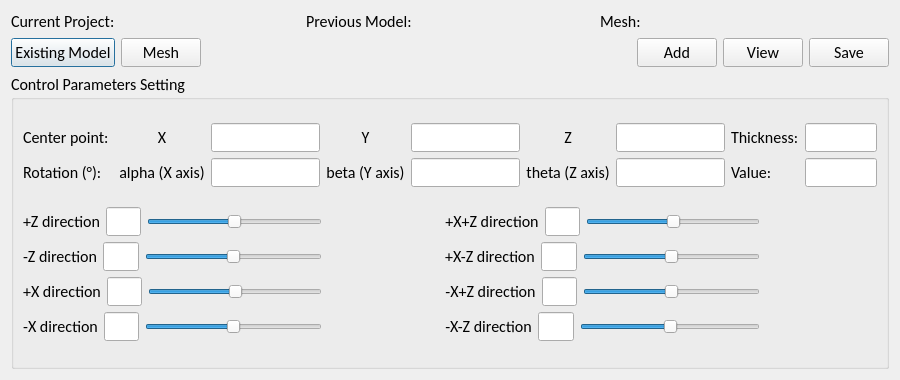
<?xml version="1.0" encoding="UTF-8"?>
<ui version="4.0">
 <class>Dialog</class>
 <widget class="QDialog" name="Dialog">
  <property name="geometry">
   <rect>
    <x>0</x>
    <y>0</y>
    <width>900</width>
    <height>380</height>
   </rect>
  </property>
  <property name="sizePolicy">
   <sizepolicy hsizetype="Preferred" vsizetype="Preferred">
    <horstretch>0</horstretch>
    <verstretch>0</verstretch>
   </sizepolicy>
  </property>
  <property name="font">
   <font>
    <family>Calibri</family>
    <pointsize>12</pointsize>
   </font>
  </property>
  <property name="windowTitle">
   <string>Dialog</string>
  </property>
  <layout class="QVBoxLayout" name="verticalLayout">
   <item>
    <layout class="QHBoxLayout" name="horizontalLayout_header" stretch="1,1,1">
     <item>
      <widget class="QLabel" name="label_project">
       <property name="text">
        <string>Current Project:</string>
       </property>
      </widget>
     </item>
     <item>
      <widget class="QLabel" name="label_model_in">
       <property name="text">
        <string>Previous Model:</string>
       </property>
      </widget>
     </item>
     <item>
      <widget class="QLabel" name="label_mesh">
       <property name="text">
        <string>Mesh:</string>
       </property>
      </widget>
     </item>
    </layout>
   </item>
   <item>
    <layout class="QHBoxLayout" name="horizontalLayout_header2">
     <item>
      <widget class="QPushButton" name="pushBtn_Model_in">
       <property name="text">
        <string>Existing Model</string>
       </property>
      </widget>
     </item>
     <item>
      <widget class="QPushButton" name="pushBtn_Mesh">
       <property name="text">
        <string>Mesh</string>
       </property>
      </widget>
     </item>
     <item>
      <spacer name="horizontalSpacer_3">
       <property name="orientation">
        <enum>Qt::Horizontal</enum>
       </property>
       <property name="sizeHint" stdset="0">
        <size>
         <width>40</width>
         <height>20</height>
        </size>
       </property>
      </spacer>
     </item>
     <item>
      <widget class="QPushButton" name="pushBtn_AddSlab">
       <property name="text">
        <string>Add</string>
       </property>
      </widget>
     </item>
     <item>
      <widget class="QPushButton" name="pushBtn_View">
       <property name="text">
        <string>View</string>
       </property>
      </widget>
     </item>
     <item>
      <widget class="QPushButton" name="pushBtn_SaveModel">
       <property name="text">
        <string>Save</string>
       </property>
      </widget>
     </item>
    </layout>
   </item>
   <item>
    <widget class="QSplitter" name="splitter">
     <property name="orientation">
      <enum>Qt::Vertical</enum>
     </property>
     <widget class="QGroupBox" name="groupBox_para">
      <property name="sizePolicy">
       <sizepolicy hsizetype="Preferred" vsizetype="Preferred">
        <horstretch>0</horstretch>
        <verstretch>0</verstretch>
       </sizepolicy>
      </property>
      <property name="maximumSize">
       <size>
        <width>16777215</width>
        <height>16777215</height>
       </size>
      </property>
      <property name="title">
       <string>Control Parameters Setting</string>
      </property>
      <layout class="QVBoxLayout" name="verticalLayout_2">
       <item>
        <layout class="QHBoxLayout" name="horizontalLayout">
         <item>
          <layout class="QGridLayout" name="gridLayout">
           <item row="0" column="6">
            <widget class="QLineEdit" name="lineEdit_SlabcenterZ">
             <property name="enabled">
              <bool>true</bool>
             </property>
             <property name="maximumSize">
              <size>
               <width>150</width>
               <height>16777215</height>
              </size>
             </property>
             <property name="text">
              <string/>
             </property>
             <property name="alignment">
              <set>Qt::AlignCenter</set>
             </property>
            </widget>
           </item>
           <item row="1" column="1">
            <widget class="QLabel" name="label_SlabRalpha">
             <property name="text">
              <string>alpha (X axis)</string>
             </property>
             <property name="alignment">
              <set>Qt::AlignCenter</set>
             </property>
            </widget>
           </item>
           <item row="1" column="3">
            <widget class="QLabel" name="label_SlabRalpha_2">
             <property name="text">
              <string>beta (Y axis)</string>
             </property>
             <property name="alignment">
              <set>Qt::AlignCenter</set>
             </property>
            </widget>
           </item>
           <item row="0" column="3">
            <widget class="QLabel" name="label_SlabcenterY">
             <property name="text">
              <string>Y</string>
             </property>
             <property name="alignment">
              <set>Qt::AlignCenter</set>
             </property>
            </widget>
           </item>
           <item row="1" column="2">
            <widget class="QLineEdit" name="lineEdit_SlabRalpha">
             <property name="maximumSize">
              <size>
               <width>150</width>
               <height>16777215</height>
              </size>
             </property>
             <property name="alignment">
              <set>Qt::AlignCenter</set>
             </property>
            </widget>
           </item>
           <item row="1" column="6">
            <widget class="QLineEdit" name="lineEdit_SlabRtheta">
             <property name="maximumSize">
              <size>
               <width>150</width>
               <height>16777215</height>
              </size>
             </property>
             <property name="alignment">
              <set>Qt::AlignCenter</set>
             </property>
            </widget>
           </item>
           <item row="0" column="0">
            <widget class="QLabel" name="label_center">
             <property name="text">
              <string>Center point: </string>
             </property>
            </widget>
           </item>
           <item row="1" column="4">
            <widget class="QLineEdit" name="lineEdit_SlabRbeta">
             <property name="maximumSize">
              <size>
               <width>150</width>
               <height>16777215</height>
              </size>
             </property>
             <property name="alignment">
              <set>Qt::AlignCenter</set>
             </property>
            </widget>
           </item>
           <item row="0" column="2">
            <widget class="QLineEdit" name="lineEdit_SlabcenterX">
             <property name="maximumSize">
              <size>
               <width>150</width>
               <height>16777215</height>
              </size>
             </property>
             <property name="alignment">
              <set>Qt::AlignCenter</set>
             </property>
            </widget>
           </item>
           <item row="0" column="1">
            <widget class="QLabel" name="label_SlabcenterX">
             <property name="text">
              <string>X</string>
             </property>
             <property name="alignment">
              <set>Qt::AlignCenter</set>
             </property>
            </widget>
           </item>
           <item row="1" column="0">
            <widget class="QLabel" name="label_rotation">
             <property name="text">
              <string>Rotation (°): </string>
             </property>
            </widget>
           </item>
           <item row="0" column="5">
            <widget class="QLabel" name="label_SlabcenterZ">
             <property name="text">
              <string>Z</string>
             </property>
             <property name="alignment">
              <set>Qt::AlignCenter</set>
             </property>
            </widget>
           </item>
           <item row="1" column="5">
            <widget class="QLabel" name="label_SlabRalpha_3">
             <property name="text">
              <string>theta (Z axis)</string>
             </property>
             <property name="alignment">
              <set>Qt::AlignCenter</set>
             </property>
            </widget>
           </item>
           <item row="0" column="4">
            <widget class="QLineEdit" name="lineEdit_SlabcenterY">
             <property name="maximumSize">
              <size>
               <width>150</width>
               <height>16777215</height>
              </size>
             </property>
             <property name="alignment">
              <set>Qt::AlignCenter</set>
             </property>
            </widget>
           </item>
          </layout>
         </item>
         <item>
          <spacer name="horizontalSpacer">
           <property name="orientation">
            <enum>Qt::Horizontal</enum>
           </property>
           <property name="sizeHint" stdset="0">
            <size>
             <width>40</width>
             <height>20</height>
            </size>
           </property>
          </spacer>
         </item>
         <item>
          <layout class="QGridLayout" name="gridLayout_2">
           <item row="0" column="1">
            <widget class="QLineEdit" name="lineEdit_th">
             <property name="maximumSize">
              <size>
               <width>120</width>
               <height>16777215</height>
              </size>
             </property>
             <property name="alignment">
              <set>Qt::AlignCenter</set>
             </property>
            </widget>
           </item>
           <item row="0" column="0">
            <widget class="QLabel" name="label_th">
             <property name="text">
              <string>Thickness:</string>
             </property>
            </widget>
           </item>
           <item row="1" column="0">
            <widget class="QLabel" name="label_val">
             <property name="text">
              <string>Value: </string>
             </property>
             <property name="alignment">
              <set>Qt::AlignLeading|Qt::AlignLeft|Qt::AlignVCenter</set>
             </property>
            </widget>
           </item>
           <item row="1" column="1">
            <widget class="QLineEdit" name="lineEdit_val">
             <property name="maximumSize">
              <size>
               <width>120</width>
               <height>16777215</height>
              </size>
             </property>
             <property name="alignment">
              <set>Qt::AlignCenter</set>
             </property>
            </widget>
           </item>
          </layout>
         </item>
        </layout>
       </item>
       <item>
        <layout class="QGridLayout" name="gridLayout_directions" rowminimumheight="0,0,0,0">
         <item row="1" column="1">
          <spacer name="horizontalSpacer_4">
           <property name="orientation">
            <enum>Qt::Horizontal</enum>
           </property>
           <property name="sizeHint" stdset="0">
            <size>
             <width>40</width>
             <height>20</height>
            </size>
           </property>
          </spacer>
         </item>
         <item row="0" column="2">
          <layout class="QHBoxLayout" name="horizontalLayout_XpYp" stretch="0,1,5">
           <property name="sizeConstraint">
            <enum>QLayout::SetDefaultConstraint</enum>
           </property>
           <item>
            <widget class="QLabel" name="label_XpYp">
             <property name="text">
              <string>+X+Z direction</string>
             </property>
             <property name="alignment">
              <set>Qt::AlignCenter</set>
             </property>
            </widget>
           </item>
           <item>
            <widget class="QLineEdit" name="lineEdit_XpYp">
             <property name="maximumSize">
              <size>
               <width>150</width>
               <height>16777215</height>
              </size>
             </property>
             <property name="alignment">
              <set>Qt::AlignCenter</set>
             </property>
            </widget>
           </item>
           <item>
            <widget class="QSlider" name="horizontalSlider_XpYp">
             <property name="maximum">
              <number>100</number>
             </property>
             <property name="sliderPosition">
              <number>50</number>
             </property>
             <property name="orientation">
              <enum>Qt::Horizontal</enum>
             </property>
            </widget>
           </item>
          </layout>
         </item>
         <item row="1" column="2">
          <layout class="QHBoxLayout" name="horizontalLayout_XpYn" stretch="0,1,5">
           <item>
            <widget class="QLabel" name="label_XpYn">
             <property name="text">
              <string>+X-Z direction</string>
             </property>
             <property name="alignment">
              <set>Qt::AlignCenter</set>
             </property>
            </widget>
           </item>
           <item>
            <widget class="QLineEdit" name="lineEdit_XpYn">
             <property name="maximumSize">
              <size>
               <width>150</width>
               <height>16777215</height>
              </size>
             </property>
             <property name="alignment">
              <set>Qt::AlignCenter</set>
             </property>
            </widget>
           </item>
           <item>
            <widget class="QSlider" name="horizontalSlider_XpYn">
             <property name="maximum">
              <number>100</number>
             </property>
             <property name="sliderPosition">
              <number>50</number>
             </property>
             <property name="orientation">
              <enum>Qt::Horizontal</enum>
             </property>
            </widget>
           </item>
          </layout>
         </item>
         <item row="2" column="0">
          <layout class="QHBoxLayout" name="horizontalLayout_Xp" stretch="0,1,5">
           <item>
            <widget class="QLabel" name="label_Xp">
             <property name="text">
              <string>+X direction</string>
             </property>
             <property name="alignment">
              <set>Qt::AlignCenter</set>
             </property>
            </widget>
           </item>
           <item>
            <widget class="QLineEdit" name="lineEdit_Xp">
             <property name="maximumSize">
              <size>
               <width>150</width>
               <height>16777215</height>
              </size>
             </property>
             <property name="alignment">
              <set>Qt::AlignCenter</set>
             </property>
            </widget>
           </item>
           <item>
            <widget class="QSlider" name="horizontalSlider_Xp">
             <property name="maximum">
              <number>100</number>
             </property>
             <property name="sliderPosition">
              <number>50</number>
             </property>
             <property name="orientation">
              <enum>Qt::Horizontal</enum>
             </property>
            </widget>
           </item>
          </layout>
         </item>
         <item row="0" column="1">
          <spacer name="horizontalSpacer_2">
           <property name="orientation">
            <enum>Qt::Horizontal</enum>
           </property>
           <property name="sizeHint" stdset="0">
            <size>
             <width>40</width>
             <height>20</height>
            </size>
           </property>
          </spacer>
         </item>
         <item row="3" column="2">
          <layout class="QHBoxLayout" name="horizontalLayout_XnYn" stretch="0,1,5">
           <item>
            <widget class="QLabel" name="label_XnYn">
             <property name="text">
              <string>-X-Z direction</string>
             </property>
             <property name="alignment">
              <set>Qt::AlignCenter</set>
             </property>
            </widget>
           </item>
           <item>
            <widget class="QLineEdit" name="lineEdit_XnYn">
             <property name="maximumSize">
              <size>
               <width>150</width>
               <height>16777215</height>
              </size>
             </property>
             <property name="alignment">
              <set>Qt::AlignCenter</set>
             </property>
            </widget>
           </item>
           <item>
            <widget class="QSlider" name="horizontalSlider_XnYn">
             <property name="maximum">
              <number>100</number>
             </property>
             <property name="sliderPosition">
              <number>50</number>
             </property>
             <property name="orientation">
              <enum>Qt::Horizontal</enum>
             </property>
             <property name="invertedAppearance">
              <bool>false</bool>
             </property>
             <property name="invertedControls">
              <bool>false</bool>
             </property>
             <property name="tickPosition">
              <enum>QSlider::NoTicks</enum>
             </property>
            </widget>
           </item>
          </layout>
         </item>
         <item row="0" column="0">
          <layout class="QHBoxLayout" name="horizontalLayout_Yp" stretch="0,1,5">
           <item>
            <widget class="QLabel" name="label_Yp">
             <property name="text">
              <string>+Z direction</string>
             </property>
             <property name="alignment">
              <set>Qt::AlignCenter</set>
             </property>
            </widget>
           </item>
           <item>
            <widget class="QLineEdit" name="lineEdit_Yp">
             <property name="maximumSize">
              <size>
               <width>150</width>
               <height>16777215</height>
              </size>
             </property>
             <property name="text">
              <string/>
             </property>
             <property name="alignment">
              <set>Qt::AlignCenter</set>
             </property>
            </widget>
           </item>
           <item>
            <widget class="QSlider" name="horizontalSlider_Yp">
             <property name="maximum">
              <number>100</number>
             </property>
             <property name="value">
              <number>50</number>
             </property>
             <property name="sliderPosition">
              <number>50</number>
             </property>
             <property name="orientation">
              <enum>Qt::Horizontal</enum>
             </property>
            </widget>
           </item>
          </layout>
         </item>
         <item row="2" column="1">
          <spacer name="horizontalSpacer_5">
           <property name="orientation">
            <enum>Qt::Horizontal</enum>
           </property>
           <property name="sizeHint" stdset="0">
            <size>
             <width>40</width>
             <height>20</height>
            </size>
           </property>
          </spacer>
         </item>
         <item row="1" column="0">
          <layout class="QHBoxLayout" name="horizontalLayout_Yn" stretch="0,1,5">
           <item>
            <widget class="QLabel" name="label_Yn">
             <property name="text">
              <string>-Z direction</string>
             </property>
             <property name="alignment">
              <set>Qt::AlignCenter</set>
             </property>
            </widget>
           </item>
           <item>
            <widget class="QLineEdit" name="lineEdit_Yn">
             <property name="maximumSize">
              <size>
               <width>150</width>
               <height>16777215</height>
              </size>
             </property>
             <property name="alignment">
              <set>Qt::AlignCenter</set>
             </property>
            </widget>
           </item>
           <item>
            <widget class="QSlider" name="horizontalSlider_Yn">
             <property name="maximum">
              <number>100</number>
             </property>
             <property name="sliderPosition">
              <number>50</number>
             </property>
             <property name="orientation">
              <enum>Qt::Horizontal</enum>
             </property>
            </widget>
           </item>
          </layout>
         </item>
         <item row="2" column="2">
          <layout class="QHBoxLayout" name="horizontalLayout_XnYp" stretch="0,1,5">
           <item>
            <widget class="QLabel" name="label_XnYp">
             <property name="text">
              <string>-X+Z direction</string>
             </property>
             <property name="alignment">
              <set>Qt::AlignCenter</set>
             </property>
            </widget>
           </item>
           <item>
            <widget class="QLineEdit" name="lineEdit_XnYp">
             <property name="maximumSize">
              <size>
               <width>150</width>
               <height>16777215</height>
              </size>
             </property>
             <property name="alignment">
              <set>Qt::AlignCenter</set>
             </property>
            </widget>
           </item>
           <item>
            <widget class="QSlider" name="horizontalSlider_XnYp">
             <property name="maximum">
              <number>100</number>
             </property>
             <property name="sliderPosition">
              <number>50</number>
             </property>
             <property name="orientation">
              <enum>Qt::Horizontal</enum>
             </property>
            </widget>
           </item>
          </layout>
         </item>
         <item row="3" column="0">
          <layout class="QHBoxLayout" name="horizontalLayout_Xn" stretch="0,1,5">
           <item>
            <widget class="QLabel" name="label_Xn">
             <property name="text">
              <string>-X direction</string>
             </property>
             <property name="alignment">
              <set>Qt::AlignCenter</set>
             </property>
            </widget>
           </item>
           <item>
            <widget class="QLineEdit" name="lineEdit_Xn">
             <property name="maximumSize">
              <size>
               <width>150</width>
               <height>16777215</height>
              </size>
             </property>
             <property name="alignment">
              <set>Qt::AlignCenter</set>
             </property>
            </widget>
           </item>
           <item>
            <widget class="QSlider" name="horizontalSlider_Xn">
             <property name="maximum">
              <number>100</number>
             </property>
             <property name="sliderPosition">
              <number>50</number>
             </property>
             <property name="orientation">
              <enum>Qt::Horizontal</enum>
             </property>
            </widget>
           </item>
          </layout>
         </item>
         <item row="3" column="1">
          <spacer name="horizontalSpacer_6">
           <property name="orientation">
            <enum>Qt::Horizontal</enum>
           </property>
           <property name="sizeHint" stdset="0">
            <size>
             <width>40</width>
             <height>20</height>
            </size>
           </property>
          </spacer>
         </item>
         <item row="0" column="3">
          <spacer name="horizontalSpacer_7">
           <property name="orientation">
            <enum>Qt::Horizontal</enum>
           </property>
           <property name="sizeHint" stdset="0">
            <size>
             <width>40</width>
             <height>20</height>
            </size>
           </property>
          </spacer>
         </item>
         <item row="1" column="3">
          <spacer name="horizontalSpacer_8">
           <property name="orientation">
            <enum>Qt::Horizontal</enum>
           </property>
           <property name="sizeHint" stdset="0">
            <size>
             <width>40</width>
             <height>20</height>
            </size>
           </property>
          </spacer>
         </item>
         <item row="2" column="3">
          <spacer name="horizontalSpacer_9">
           <property name="orientation">
            <enum>Qt::Horizontal</enum>
           </property>
           <property name="sizeHint" stdset="0">
            <size>
             <width>40</width>
             <height>20</height>
            </size>
           </property>
          </spacer>
         </item>
         <item row="3" column="3">
          <spacer name="horizontalSpacer_10">
           <property name="orientation">
            <enum>Qt::Horizontal</enum>
           </property>
           <property name="sizeHint" stdset="0">
            <size>
             <width>40</width>
             <height>20</height>
            </size>
           </property>
          </spacer>
         </item>
        </layout>
       </item>
      </layout>
     </widget>
    </widget>
   </item>
  </layout>
 </widget>
 <tabstops>
  <tabstop>pushBtn_Model_in</tabstop>
  <tabstop>pushBtn_Mesh</tabstop>
  <tabstop>pushBtn_AddSlab</tabstop>
  <tabstop>pushBtn_View</tabstop>
  <tabstop>pushBtn_SaveModel</tabstop>
  <tabstop>lineEdit_SlabcenterX</tabstop>
  <tabstop>lineEdit_SlabcenterY</tabstop>
  <tabstop>lineEdit_SlabcenterZ</tabstop>
  <tabstop>lineEdit_th</tabstop>
  <tabstop>lineEdit_SlabRalpha</tabstop>
  <tabstop>lineEdit_SlabRbeta</tabstop>
  <tabstop>lineEdit_SlabRtheta</tabstop>
  <tabstop>lineEdit_val</tabstop>
  <tabstop>lineEdit_Yp</tabstop>
  <tabstop>horizontalSlider_Yp</tabstop>
  <tabstop>lineEdit_Yn</tabstop>
  <tabstop>horizontalSlider_Yn</tabstop>
  <tabstop>lineEdit_Xp</tabstop>
  <tabstop>horizontalSlider_Xp</tabstop>
  <tabstop>lineEdit_Xn</tabstop>
  <tabstop>horizontalSlider_Xn</tabstop>
  <tabstop>lineEdit_XpYp</tabstop>
  <tabstop>horizontalSlider_XpYp</tabstop>
  <tabstop>lineEdit_XpYn</tabstop>
  <tabstop>horizontalSlider_XpYn</tabstop>
  <tabstop>lineEdit_XnYp</tabstop>
  <tabstop>horizontalSlider_XnYp</tabstop>
  <tabstop>lineEdit_XnYn</tabstop>
  <tabstop>horizontalSlider_XnYn</tabstop>
 </tabstops>
 <resources/>
 <connections/>
</ui>
